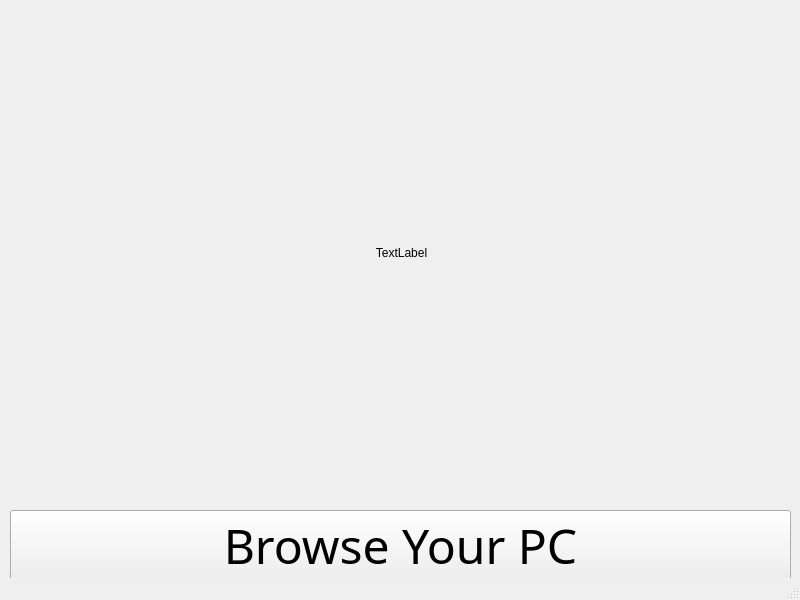
<?xml version="1.0" encoding="UTF-8"?>
<ui version="4.0">
 <class>MainWindow</class>
 <widget class="QMainWindow" name="MainWindow">
  <property name="geometry">
   <rect>
    <x>0</x>
    <y>0</y>
    <width>800</width>
    <height>600</height>
   </rect>
  </property>
  <property name="windowTitle">
   <string>MainWindow</string>
  </property>
  <widget class="QWidget" name="centralwidget">
   <widget class="QPushButton" name="pushButton">
    <property name="geometry">
     <rect>
      <x>10</x>
      <y>510</y>
      <width>781</width>
      <height>71</height>
     </rect>
    </property>
    <property name="font">
     <font>
      <family>Leelawadee</family>
      <pointsize>36</pointsize>
     </font>
    </property>
    <property name="text">
     <string>Browse Your PC</string>
    </property>
   </widget>
   <widget class="QLabel" name="label">
    <property name="geometry">
     <rect>
      <x>6</x>
      <y>12</y>
      <width>791</width>
      <height>481</height>
     </rect>
    </property>
    <property name="text">
     <string>TextLabel</string>
    </property>
    <property name="alignment">
     <set>Qt::AlignCenter</set>
    </property>
   </widget>
  </widget>
  <widget class="QStatusBar" name="statusbar"/>
 </widget>
 <resources/>
 <connections/>
</ui>
